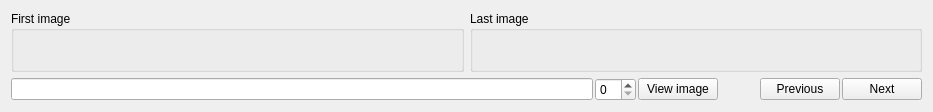
<?xml version="1.0" encoding="UTF-8"?>
<ui version="4.0">
 <class>image_tracking_widget_layout</class>
 <widget class="QWidget" name="image_tracking_widget_layout">
  <property name="geometry">
   <rect>
    <x>0</x>
    <y>0</y>
    <width>933</width>
    <height>101</height>
   </rect>
  </property>
  <property name="maximumSize">
   <size>
    <width>16777215</width>
    <height>16777215</height>
   </size>
  </property>
  <property name="windowTitle">
   <string>Form</string>
  </property>
  <layout class="QVBoxLayout" name="verticalLayout">
   <item>
    <layout class="QHBoxLayout" name="horizontalLayout">
     <item>
      <widget class="QGroupBox" name="first_image_groupbox">
       <property name="maximumSize">
        <size>
         <width>16777215</width>
         <height>16777215</height>
        </size>
       </property>
       <property name="title">
        <string>First image</string>
       </property>
       <layout class="QVBoxLayout" name="verticalLayout_2">
        <property name="spacing">
         <number>2</number>
        </property>
        <property name="margin">
         <number>4</number>
        </property>
        <item>
         <widget class="QLabel" name="first_image_label">
          <property name="text">
           <string/>
          </property>
         </widget>
        </item>
        <item>
         <widget class="QLabel" name="first_image_path">
          <property name="text">
           <string/>
          </property>
         </widget>
        </item>
       </layout>
      </widget>
     </item>
     <item>
      <widget class="QGroupBox" name="last_image_groupbox">
       <property name="maximumSize">
        <size>
         <width>16777215</width>
         <height>16777215</height>
        </size>
       </property>
       <property name="title">
        <string>Last image</string>
       </property>
       <layout class="QVBoxLayout" name="verticalLayout_3">
        <property name="spacing">
         <number>2</number>
        </property>
        <property name="leftMargin">
         <number>4</number>
        </property>
        <property name="topMargin">
         <number>4</number>
        </property>
        <property name="rightMargin">
         <number>4</number>
        </property>
        <property name="bottomMargin">
         <number>0</number>
        </property>
        <item>
         <widget class="QLabel" name="last_image_label">
          <property name="text">
           <string/>
          </property>
         </widget>
        </item>
        <item>
         <widget class="QLabel" name="second_image_path">
          <property name="text">
           <string/>
          </property>
         </widget>
        </item>
       </layout>
      </widget>
     </item>
    </layout>
   </item>
   <item>
    <layout class="QHBoxLayout" name="horizontalLayout_2">
     <property name="spacing">
      <number>2</number>
     </property>
     <property name="margin">
      <number>0</number>
     </property>
     <item>
      <widget class="QLineEdit" name="current_path_ledit">
       <property name="readOnly">
        <bool>true</bool>
       </property>
      </widget>
     </item>
     <item>
      <widget class="QSpinBox" name="image_num_spinbox"/>
     </item>
     <item>
      <widget class="QPushButton" name="view_current_button">
       <property name="text">
        <string>View image</string>
       </property>
      </widget>
     </item>
     <item>
      <spacer name="horizontalSpacer">
       <property name="orientation">
        <enum>Qt::Horizontal</enum>
       </property>
       <property name="sizeType">
        <enum>QSizePolicy::Fixed</enum>
       </property>
       <property name="sizeHint" stdset="0">
        <size>
         <width>40</width>
         <height>20</height>
        </size>
       </property>
      </spacer>
     </item>
     <item>
      <widget class="QPushButton" name="view_previous_button">
       <property name="text">
        <string>Previous</string>
       </property>
      </widget>
     </item>
     <item>
      <widget class="QPushButton" name="view_next_button">
       <property name="text">
        <string>Next</string>
       </property>
      </widget>
     </item>
    </layout>
   </item>
  </layout>
 </widget>
 <resources/>
 <connections/>
</ui>
